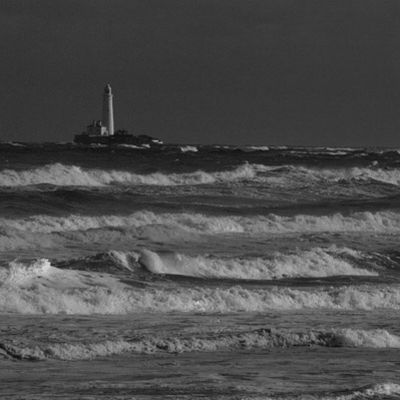
%> input picture 3DIS/TP5/TP5I01.jpg, 400 x 400 px
$ octave script.m   (GNU Octave 9; MATLAB toolbox functions it lacks are replaced by stand-ins)
%> lines starting %> are read from the running program, lines starting %| are printed output that depends on the picture
### 3DIS/TP5/wavelet.m
function [I2]=wavelet(I,ord)

  g=[1/2 1/2];
  h=[-1/2 1/2];

  [s1,s2]=size(I);

  if (ord == 1)

   I2=onde_mat(I,h,g);

   elseif (ord > 1)

   I2=onde_mat(I,h,g);
   I3=wavelet(I2(1:floor(end/2),1:floor(end/2)),(ord-1));


   % [7 lines of commented-out code are left out]
   I2( 1:floor(end/2),1:floor(end/2)  )=I3(1:end,1:end);

   else


   end


### 3DIS/TP5/onde_mat.m
function [I2]=onde_mat(I,h,g)
[s1,s2] = size(I)

I2=zeros(s1,s2);

for i=1:2:(s1-mod(s1,2))
  for j=1:2:(s2-mod(s2,2))

    I_calc=onde2x2(I(i:i+1,j:j+1) ,h,g);

    I2((i+1)/2,((j+1)/2)) = I_calc(1,1);
    I2(((i+1)/2),floor(end/2)+((j+1)/2)) = I_calc(1,2);
    I2(floor(end/2)+((i+1)/2),((j+1)/2)) = I_calc(2,1);
    I2(floor(end/2)+((i+1)/2),floor(end/2)+((j+1)/2)) = I_calc(2,2);
  end
end


### 3DIS/TP5/invwavelet.m
function [I3]=invwavelet(I,ord)


g=2*[1/2 1/2];
h=2*[-1/2 1/2];

[s1,s2]=size(I);
%I3=zeros(s1,s2);
I3=I;

if (ord == 1)
  I3=inv_onde_mat(I,h,g);

  elseif (ord > 1)
   current_size1=floor(s1/(2));
   current_size2=floor(s2/(2));

   I2=invwavelet(I(1:current_size1,1:current_size2),(ord-1));

   I3(1:current_size1,1:current_size2)=I2;

   I3=inv_onde_mat( I3 ,h,g);


   % [8 lines of commented-out code are left out]

   else


   end


### 3DIS/TP5/inv_onde_mat.m
function [I2]=inv_onde_mat(I,h,g)

[s1,s2] = size(I);

I2=zeros(s1,s2);

hs1=floor(s1/2);
hs2=floor(s2/2);
mat=zeros(2,2);


for i=1:hs1
  for j=1:hs2
    mat(1,1)=I(i,j);
    mat(1,2)=I(i,hs2+j);
    mat(2,1)=I(i+hs1,j);
    mat(2,2)=I(i+hs1,hs2+j);

    I_calc=onde2x2(mat,h,g);

    I2(2*(i-1)+1,2*(j-1)+1)=I_calc(1,1);
    I2(2*(i-1)+1,2*(j-1)+2)=I_calc(1,2);
    I2(2*(i-1)+2,2*(j-1)+1)=I_calc(2,1);
    I2(2*(i-1)+2,2*(j-1)+2)=I_calc(2,2);


    % [4 lines of commented-out code are left out]
  end
end


### 3DIS/TP5/script.m
close 'all'

I=imread('TP5I01.jpg');
%> I is the input picture: size 400x400 uint8; min 10, max 216, mean 75.9

% [6 lines of commented-out code are left out]
I=double(I);
%> I: size 400x400 double
%g=[0.5 0.5];
%h=[-0.5 0.5];

%I2=onde_mat(double(I),h,g)

I3=wavelet(double(I),7);
%> call 4 of wavelet, with ord = 4
%> in wavelet (call 4), `I3=wavelet(I2(1:floor(end/2),1:floor(end/2)),(ord-1));`:
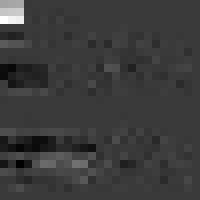
%> I3: size 25x25 double (shown 8 times larger); min -30.04, max 102.4, mean 0.7; drawn with min black and max white
%> in wavelet, `I2( 1:floor(end/2),1:floor(end/2)  )=I3(1:end,1:end);`:
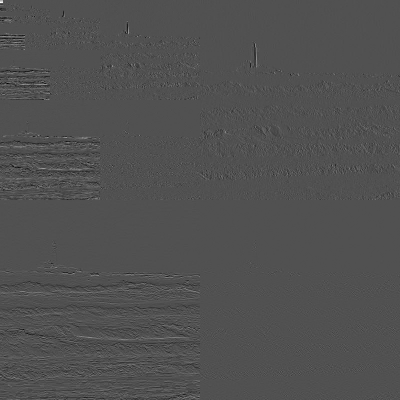
%> I2: size 400x400 double; min -47.83, max 102.4, mean 0; drawn with min black and max white

I4=invwavelet(I3,7);
%> after the loop in inv_onde_mat, `for i=1:hs1`: I2 = [54.86 56.49 56.59 56.88 58.57 58.8; 52.72 55.87 54.37 55.29 56.64 56.97; 65.33 64.13 59.7 64.24 65.23 65.59; 82.6 80.04 85.76 86.51 85 85.95; 128.4 111.7 106.7 113.7 112.6 103; 79.96 89.3 81.51 83.61 79.6 81.38]; mat = [94.13 1.95; 13.64 2.84]
%> call 4 of inv_onde_mat, with h = [-1 1], g = [1 1]
%> after the loop in inv_onde_mat (call 4), `for i=1:hs1`:
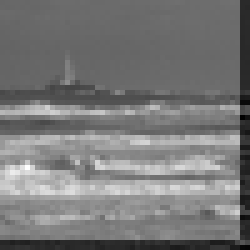
%> I2: size 50x50 double (shown 5 times larger); min -37.1, max 188, mean 70; drawn with min black and max white
%> after the loop in inv_onde_mat (call 4), `for i=1:hs1`: mat = [0 3.57; 32.06 2.44]
%> call 5 of inv_onde_mat, with h = [-1 1], g = [1 1]
%> after the loop in inv_onde_mat (call 5), `for i=1:hs1`:
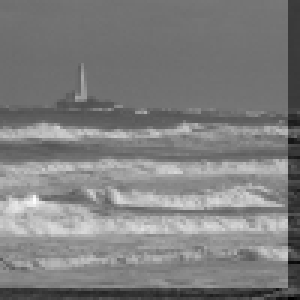
%> I2: size 100x100 double (shown 3 times larger); min -61.18, max 201.6, mean 70; drawn with min black and max white
%> after the loop in inv_onde_mat (call 5), `for i=1:hs1`: mat = [-33.2 -0.859; 11.8 4.02]
%> in invwavelet (call 2), `I3(1:current_size1,1:current_size2)=I2;`:
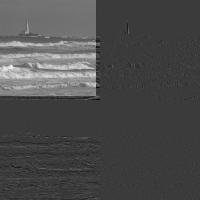
%> I3: size 200x200 double; min -61.18, max 201.6, mean 17.5; drawn with min black and max white
%> call 6 of inv_onde_mat, with h = [-1 1], g = [1 1]
%> after the loop in inv_onde_mat (call 6), `for i=1:hs1`:
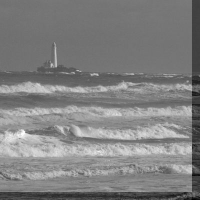
%> I2: size 200x200 double; min -72.43, max 208.5, mean 70; drawn with min black and max white
%> after the loop in inv_onde_mat (call 6), `for i=1:hs1`: mat = [-40.12 -1.81; 11.19 -0.688]

imagesc (I3); figure(gcf)
%imshow(I3,colormap(gray(256)));
colormap(gray(256));

figure()

imagesc (I4); figure(gcf)
colormap(gray(256));

I5=I-I4;
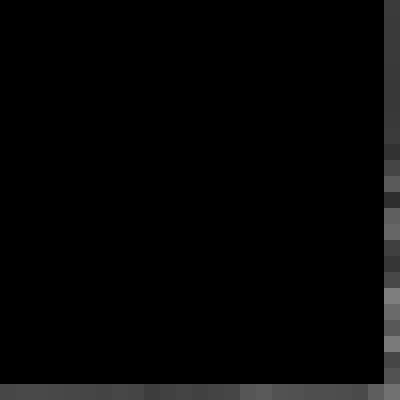
%> I5: size 400x400 double; min 0, max 126.7, mean 5.9
